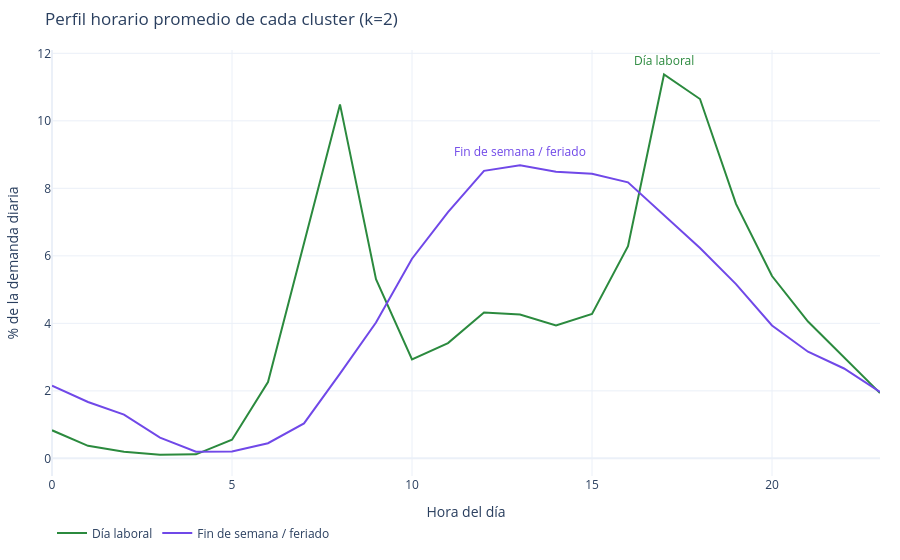

The notebook cell saved with this chart:
### Markdown cell above
## 3. K-Means con k = 2: los dos regímenes de demanda

Ajustamos K-Means y, como sus etiquetas (0/1) son arbitrarias, **nombramos cada cluster
según su composición real** cruzando con variables de calendario y clima.

### Code cell
km2 = KMeans(n_clusters=2, random_state=42, n_init=10)
labels2 = pd.Series(km2.fit_predict(X), index=profiles.index, name="cluster")

# Metadatos por día para interpretar los clusters
meta = df.groupby("date").agg(
    workingday=("workingday", "max"),
    is_holiday=("is_holiday", "max"),
    temp_media=("temperature_2m", "mean"),
    precip_total=("precipitation", "sum"),
    demanda_total=("cnt", "sum"),
).join(labels2, how="inner")

pct_lab = meta.groupby("cluster")["workingday"].mean()
nombres2 = {c: ("Día laboral" if p > 0.5 else "Fin de semana / feriado")
            for c, p in pct_lab.items()}
colores2 = {"Día laboral": C_VERDE, "Fin de semana / feriado": C_VIOLETA}
meta["tipo"] = meta["cluster"].map(nombres2)

fig = go.Figure()
for nombre in ["Día laboral", "Fin de semana / feriado"]:
    perfil = profiles.loc[meta.index[meta["tipo"] == nombre]].mean() * 100
    fig.add_scatter(x=list(perfil.index), y=perfil.values, name=nombre,
                    line=dict(color=colores2[nombre], width=2))
    fig.add_annotation(x=int(perfil.idxmax()), y=perfil.max(), text=nombre,
                       font=dict(color=colores2[nombre], size=12),
                       showarrow=False, yshift=14)
fig.update_layout(template=TEMPLATE, title="Perfil horario promedio de cada cluster (k=2)",
                  xaxis_title="Hora del día", yaxis_title="% de la demanda diaria",
                  legend=dict(orientation="h"), margin=dict(l=40, r=20, t=50, b=40))
fig.show()

### Figure 1 — Plotly figure (JSON) as saved in the notebook; plotly's stock layout.template omitted (floating-point values rounded to 4 significant figures)
{"data": [{"line": {"color": "#2b8a3e", "width": 2}, "name": "Día laboral", "type": "scatter", "x": [0, 1, 2, 3, 4, 5, 6, 7, 8, 9, 10, 11, 12, 13, 14, 15, 16, 17, 18, 19, 20, 21, 22, 23], "y": [0.8317, 0.3709, 0.1957, 0.1086, 0.1187, 0.5499, 2.263, 6.378, 10.49, 5.307, 2.935, 3.415, 4.32, 4.264, 3.935, 4.277, 6.285, 11.37, 10.65, 7.538, 5.403, 4.054, 3.009, 1.934]}, {"line": {"color": "#7048e8", "width": 2}, "name": "Fin de semana / feriado", "type": "scatter", "x": [0, 1, 2, 3, 4, 5, 6, 7, 8, 9, 10, 11, 12, 13, 14, 15, 16, 17, 18, 19, 20, 21, 22, 23], "y": [2.154, 1.671, 1.296, 0.6155, 0.1944, 0.2018, 0.4488, 1.035, 2.513, 4.023, 5.916, 7.298, 8.519, 8.68, 8.491, 8.435, 8.179, 7.213, 6.231, 5.162, 3.936, 3.16, 2.662, 1.965]}], "layout": {"annotations": [{"font": {"color": "#2b8a3e", "size": 12}, "showarrow": false, "text": "Día laboral", "x": 17, "y": 11.37, "yshift": 14}, {"font": {"color": "#7048e8", "size": 12}, "showarrow": false, "text": "Fin de semana / feriado", "x": 13, "y": 8.68, "yshift": 14}], "legend": {"orientation": "h"}, "margin": {"b": 40, "l": 40, "r": 20, "t": 50}, "title": {"text": "Perfil horario promedio de cada cluster (k=2)"}, "xaxis": {"title": {"text": "Hora del día"}}, "yaxis": {"title": {"text": "% de la demanda diaria"}}}}
